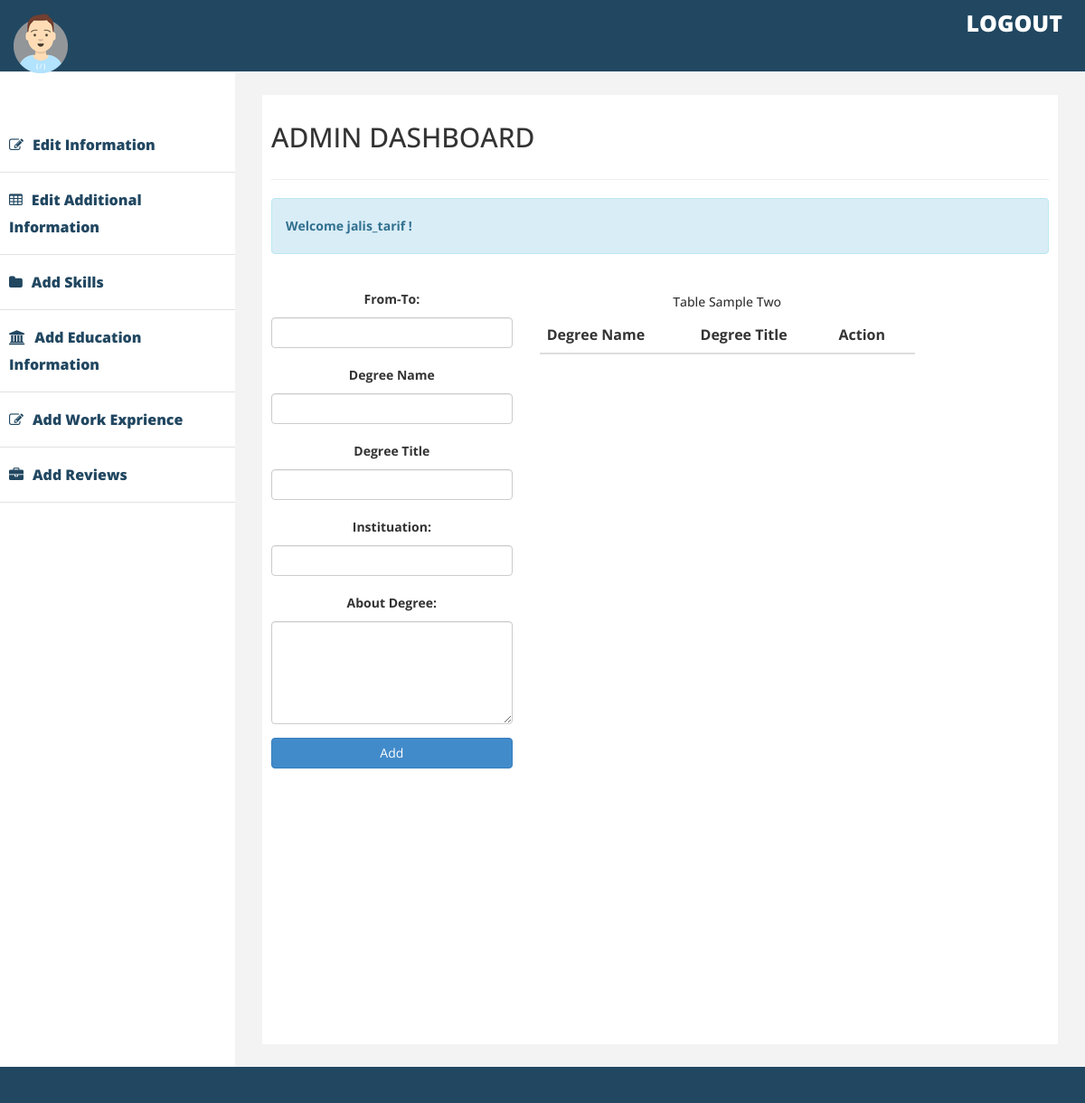
/admin-dash/add-education (signed in), run on an earlier commit of the app's database.
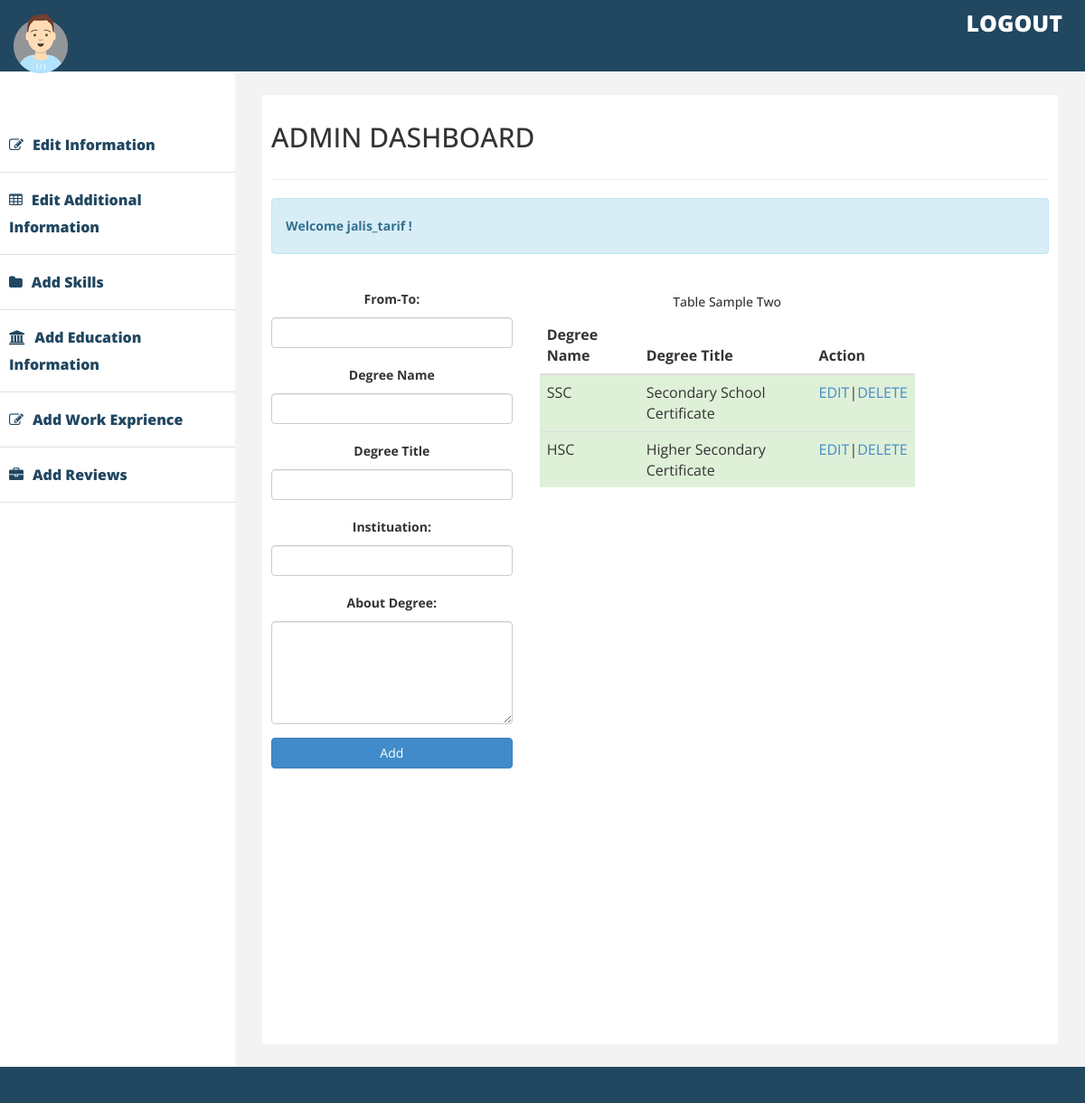
And on a later commit of the database.
### dashboard/models.py (models this page shows)
class Education(models.Model):
    from_to=models.CharField(max_length=20)
    degree_name=models.CharField(max_length=50)
    degree_title=models.CharField(max_length=50)
    instituation=models.CharField(max_length=50)
    about_degree=models.CharField(max_length=300)

### dashboard/views.py (the view, shortened to what this page needs)
# urls.py: path('add-education',views.add_education,name='add_education'),
@login_required(login_url="login_user")
def add_education(request):
	educations=Education.objects.all()
	return render(request,'admin_pages/add_education.html',{'educations':educations})

### templates/admin_pages/add_education.html (shortened to what this page needs)
{% extends 'admin_pages/base.html' %} {% block content %}
<div class="col-lg-4 col-md-4">
  <form id="add_education" method="POST">
    <div class="form-group">
      <label for="comment">From-To:</label>
      <input class="form-control" rows="5" id="from_to" name="from_to" />
    </div>
    <div class="form-group">
      <label for="comment">Degree Name</label>
      <input type="text" class="form-control" rows="5" id="degree_name" name="degree_name" />
    </div>
    <div class="form-group">
      <label for="comment">Degree Title</label>
      <input type="text" class="form-control" rows="5" id="degree_title" name="degree_title" />
    </div>
    <div class="form-group">
          <label for="comment">Instituation:</label>
          <input class="form-control" rows="5" id="instituation" name="instituation" />
    </div>
    <div class="form-group">
      <label for="comment">About Degree:</label>
      <textarea class="form-control" rows="5" id="about_degree" name="about_degree"></textarea>
    </div>
    <button type="submit" class="btn btn-primary btn-block">Add</button>
  </form>
</div>
<div class="col-lg-6 col-md-6">
    <h5>Table  Sample Two</h5>
    <div class="table-responsive">
        <table class="table">
            <thead>
                <tr>
                    <th>Degree Name</th>
                    <th>Degree Title</th>
                    <th>Action</th>
                </tr>
            </thead>
            <tbody>
                {% for edu in educations %}
                <tr class="success">
                    <td>{{edu.degree_name}}</td>
                    <td>{{edu.degree_title}}</td>
                    <td><a href="{% url 'edit_education' edu.id %}" id="edit_edu">EDIT</a>|<a href="{% url 'delete_education' edu.id %}">DELETE</a></td>
                </tr>
                {% endfor %}
            </tbody>
        </table>
    </div>
</div>
{% endblock %}

What changed in the data, as far as the page shows it:
added Education: degree_name "SSC", degree_title "Secondary School Certificate"
added Education: degree_name "HSC", degree_title "Higher Secondary Certificate"
